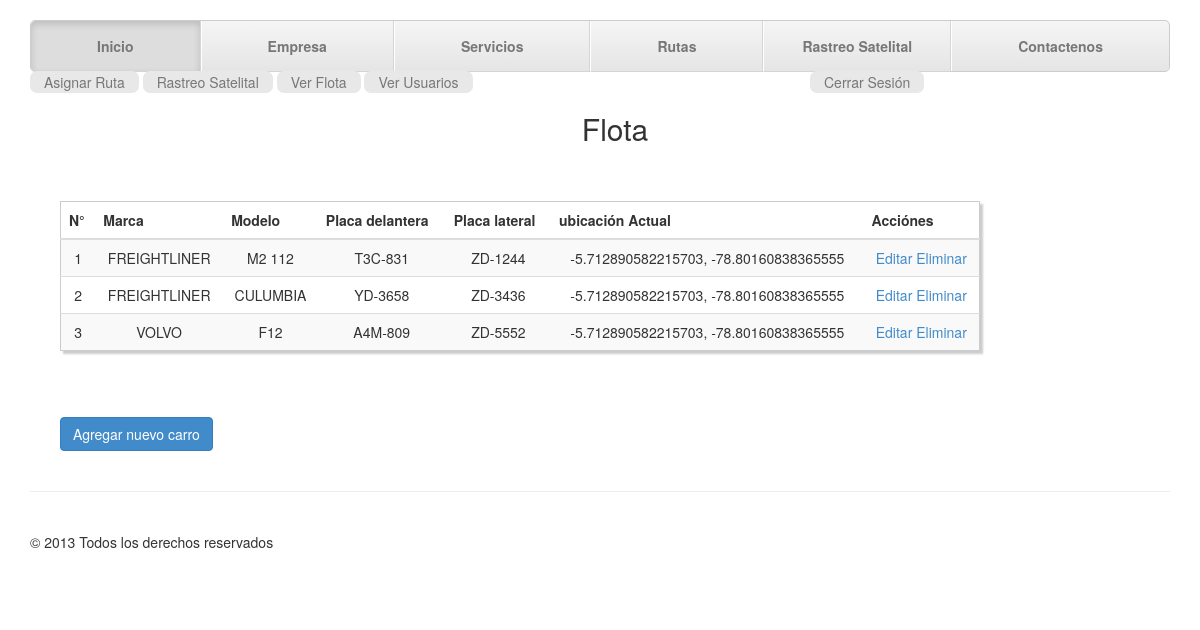
The page /index.php?page=flota (signed in) on the database its author committed.
### tables this page shows
CREATE TABLE `cl_carro` (
  `id` int(11) NOT NULL auto_increment,
  `placa_delantera` varchar(15) NOT NULL,
  `placa_lateral` varchar(15) NOT NULL,
  `modelo` varchar(30) NOT NULL,
  `marca` varchar(200) NOT NULL,
  `ubicacion` varchar(200) default NULL,
  `kilometraje` varchar(200) default NULL,
  PRIMARY KEY  (`id`)
);

### models/cado.php (called while the page is built, shortened)
<?php
class Cado{
	private $host="localhost";
	private $user="root";
	private $password="root";
	private $port="";
	private $dbname="claritadb";
	function conexion(){
		try {
		    $db=new PDO("mysql:host=$this->host;port=$this->port;dbname=$this->dbname","$this->user","$this->password");
		    return $db;
		} catch (PDOException $e) {
		    echo 'Falló la conexión: ' . $e->getMessage();
		    exit();
		}
	}
	public function task($dato){
		$db=$this->conexion();
		switch ($dato['accion']) {
			case 'select':
				$result=$db->prepare("select ".$dato['columns']." from ".$dato['table']." ".$dato['condicion']);
				$result->execute();
				return $result;
				break;
		}
	}
}
?>

### models/helpers.php (called while the page is built, shortened)
<?php
class Helpers{
	public function select( $data ){
		include_once("cado.php");
		$bd=new Cado();
		$dato=array('accion'=>'select','table'=>$data["table"] ,'columns'=>"*",'condicion'=>$data["condicion"] );
		return $bd->task($dato);
	}
}
?>

### models/carro.php (called while the page is built, shortened)
<?php
class carro{
	public function listar(){
		include_once("helpers.php");
		$helper=new Helpers();
		return $helper->select( $dato );
	}
}
?>

### templates/listar-carros.php (called while the page is built, shortened)
<?php
	include_once('models/carro.php');
	$carro=new Carro();
	$cont=1;
	foreach ($carro->listar() as $row) {
		$lista_carros[$cont]=$row;
		$cont++;
	}
?>

### templates/flota.php (the view, shortened to what this page needs)
<section class="container">
	<h2 class="text-center">Flota</h2>
	<div class="col-xs-10">
		<table class="table table-striped custab text-center">
			<thead>
				<tr>
					<th>N°</th>
					<th>Marca</th>
					<th>Modelo</th>
					<th>Placa delantera</th>
					<th>Placa lateral</th>
					<th>ubicación Actual</th>
					<th>Acciónes</th>
				</tr>
			</thead>
			<?php
				include("listar-carros.php");
				for ($i=1; $i <=count($lista_carros) ; $i++) {
			?>
			<tr>
				<td><?php echo $i ?></td>
				<td><?php echo $lista_carros[$i]["marca"]  ?></td>
				<td><?php echo $lista_carros[$i]["modelo"]  ?></td>
				<td><?php echo $lista_carros[$i]["placa_delantera"]  ?></td>
				<td><?php echo $lista_carros[$i]["placa_lateral"]  ?></td>
				<td><?php echo $lista_carros[$i]["ubicacion"]  ?></td>
				<td>
					<a href="controllers/controllerCarro.php?accion=editar&id=<?php echo $lista_carros[$i]["id"] ?>" >Editar</a>
					<a href="controllers/controllerCarro.php?accion=eliminar&id=<?php echo $lista_carros[$i]["id"] ?>" >Eliminar</a>
				</td>
			</tr>
			<?php
				}
			?>
		</table><br/>
		<a href="controllers/controllerCarro.php?accion=agregar" class="btn btn-primary" >Agregar nuevo carro</a>
	</div>
	<div class="col-xs-2">
	</div>
</section>

### css/styles.css (style rules this page uses)
.custab { border: 1px solid #ccc; padding: 5px; margin: 5% 0; box-shadow: 3px 3px 2px #ccc; transition: 0.5s; }

### css/nav.css (style rules this page uses)
body { padding-top: 20px; }

### rows shown on the page
cl_carro: marca "FREIGHTLINER", modelo "M2 112", placa_delantera "T3C-831", placa_lateral "ZD-1244", ubicacion "-5.712890582215703, -78.80160838365555"
cl_carro: marca "FREIGHTLINER", modelo "CULUMBIA", placa_delantera "YD-3658", placa_lateral "ZD-3436", ubicacion "-5.712890582215703, -78.80160838365555"
cl_carro: marca "VOLVO", modelo "F12", placa_delantera "A4M-809", placa_lateral "ZD-5552", ubicacion "-5.712890582215703, -78.80160838365555"

### other values the page prints
$_SESSION['menu'][$i]['titulo'] "Asignar Ruta"
$_SESSION['menu'][$i]['titulo'] "Rastreo Satelital"
$_SESSION['menu'][$i]['titulo'] "Ver Flota"
$_SESSION['menu'][$i]['titulo'] "Ver Usuarios"
